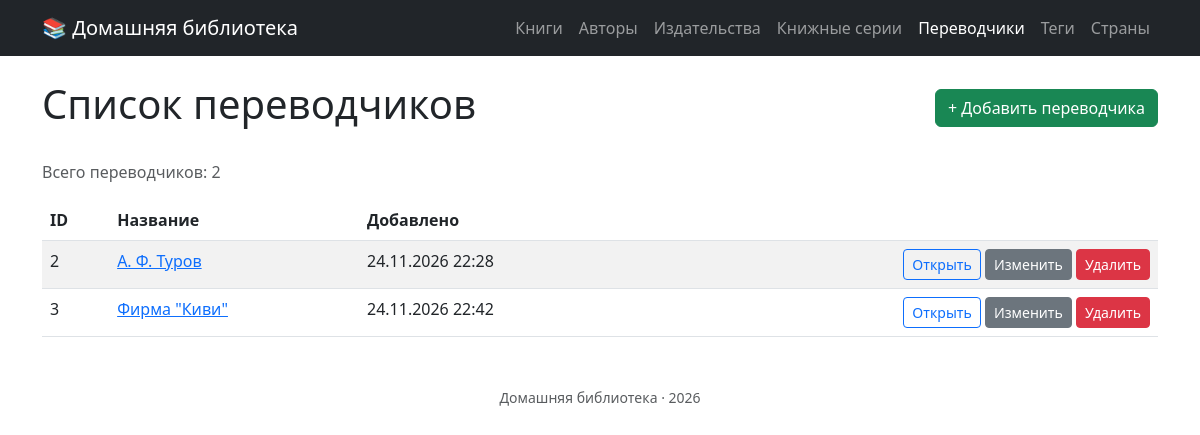
The app's page /translators with its own data.
### tables this page shows
CREATE TABLE `translators` (
  `id` int unsigned NOT NULL AUTO_INCREMENT,
  `name` varchar(200) NOT NULL,
  `created_at` datetime NOT NULL DEFAULT CURRENT_TIMESTAMP,
  `updated_at` datetime NOT NULL DEFAULT CURRENT_TIMESTAMP ON UPDATE CURRENT_TIMESTAMP,
  `description` text,
  PRIMARY KEY (`id`),
  UNIQUE KEY `uq_translators_name` (`name`)
);

### src/Presentation/View/render.php (called while the page is built, shortened)
<?php
function render(string $template, array $data = []): string
{
    extract($data, EXTR_SKIP);
    require BASE_PATH . "/src/Presentation/View/{$template}.php";
    return ob_get_clean();
}

### src/Presentation/Controller/TranslatorController.php (called while the page is built, shortened)
<?php
final class TranslatorController
{
    public function index(): void{
        $translators = $this->translatorRepo->all();
        $total = $this->translatorRepo->count();
        $title = 'Список переводчиков';
        $data = [
            'translators' => $translators,
            'title' => $title,
            'total' => $total,
        ];
        $content = render('translator/index', $data);
        require BASE_PATH . '/src/Presentation/View/layout.php';
    }
}

### public/index.php (called while the page is built, shortened)
<?php
require BASE_PATH . '/src/Presentation/View/render.php';
$pdo = new \PDO(
    'mysql:host=127.0.0.1;dbname=books;charset=utf8mb4',
    'root',
    '',
    [
        \PDO::ATTR_ERRMODE => \PDO::ERRMODE_EXCEPTION,
        \PDO::ATTR_DEFAULT_FETCH_MODE => \PDO::FETCH_ASSOC,
    ]
);
$bookRepo = new PdoBookRepository($pdo);
$authorRepo = new PdoAuthorRepository($pdo);
$countryRepo = new PdoCountryRepository($pdo);
$publisherRepo = new PdoPublisherRepository($pdo);
$seriesRepo = new PdoSeriesRepository($pdo);
$translatorRepo = new PdoTranslatorRepository($pdo);
$tagRepo = new PdoTagRepository($pdo);
$bookController = new BookController($bookRepo, $authorRepo, $countryRepo, $publisherRepo, $seriesRepo, $translatorRepo, $tagRepo);
$authorController = new AuthorController($bookRepo, $authorRepo);
$countryController = new CountryController($countryRepo);
$publisherController = new PublisherController($publisherRepo, $bookRepo, $authorRepo);
$seriesController = new SeriesController($seriesRepo, $bookRepo, $authorRepo);
$translatorController = new TranslatorController($translatorRepo, $bookRepo, $authorRepo);
$tagController = new TagController($tagRepo, $bookRepo, $authorRepo);
$router = new Router();
$router->get('/', function() {
    $title = 'Главная';
    $content = render('home');
    require BASE_PATH . '/src/Presentation/View/layout.php';
});
$router->get('/books', function() use($bookController){
    $bookController->index();
});
$router->get('/books/create', function () use ($bookController){
    $bookController->create();
});
$router->post('/books', function () use ($bookController) {
    $bookController->store();
});
$router->get('/books/{id}/edit', function ($id) use ($bookController){
    $bookController->edit((int) $id);
});
$router->post('/books/{id}', function ($id) use ($bookController) {
    $bookController->update((int) $id);
});
$router->post('/books/{id}/delete', function ($id) use ($bookController){
    $bookController->delete((int) $id);
});
$router->get('/books/{id}', function ($id) use ($bookController){
    $bookController->show((int) $id);
});
$router->get('/authors', function () use ($authorController) {
    $authorController->index();
});
$router->get('/authors/create', function () use ($authorController){
    $authorController->create();
});
$router->post('/authors', function () use ($authorController) {
    $authorController->store();
});
$router->get('/authors/{id}/edit', function ($id) use ($authorController){
    $authorController->edit((int) $id);
});
$router->post('/authors/{id}', function ($id) use ($authorController) {
    $authorController->update((int) $id);
});
$router->post('/authors/{id}/delete', function ($id) use ($authorController){
    $authorController->delete((int) $id);
});
$router->get('/authors/{id}', function ($id) use ($authorController) {
    $authorController->show((int) $id);
});
$router->get('/countries', function() use($countryController){
    $countryController->index();
});
$router->get('/countries/create', function() use($countryController){
    $countryController->create();
});
$router->post('/countries', function() use($countryController){
    $countryController->store();
});
$router->get('/countries/{id}/edit', function($id) use ($countryController){
    $countryController->edit((int) $id);
});
$router->post('/countries/{id}', function($id) use ($countryController){
    $countryController->update((int) $id);
});
$router->post('/countries/{id}/delete', function($id) use ($countryController){
    $countryController->delete((int) $id);
});
$router->get('/publishers', function () use ($publisherController) {
    $publisherController->index();
});
$router->get('/publishers/create', function () use ($publisherController) {
    $publisherController->create();
});
$router->post('/publishers', function () use ($publisherController) {
    $publisherController->store();
});
$router->get('/publishers/{id}/edit', function ($id) use ($publisherController) {
    $publisherController->edit((int) $id);
});
$router->post('/publishers/{id}', function ($id) use ($publisherController) {
    $publisherController->update((int) $id);
});
$router->post('/publishers/{id}/delete', function ($id) use ($publisherController) {
    $publisherController->delete((int) $id);
});
$router->get('/series', function () use ($seriesController) {
    $seriesController->index();
});
$router->get('/series/create', function () use ($seriesController) {
    $seriesController->create();
});
$router->post('/series', function () use ($seriesController) {
    $seriesController->store();
});
$router->get('/series/{id}/edit', function ($id) use ($seriesController) {
    $seriesController->edit((int) $id);
});
$router->post('/series/{id}', function ($id) use ($seriesController) {
    $seriesController->update((int) $id);
});
$router->post('/series/{id}/delete', function ($id) use ($seriesController) {
    $seriesController->delete((int) $id);
});
$router->get('/publishers/{id}', function ($id) use ($publisherController) {
    $publisherController->show((int) $id);
});
$router->get('/series/{id}', function ($id) use ($seriesController) {
    $seriesController->show((int) $id);
});
$router->get('/translators', function () use ($translatorController) {
    $translatorController->index();
});
$router->get('/translators/create', function () use ($translatorController) {
    $translatorController->create();
});
$router->post('/translators', function () use ($translatorController) {
    $translatorController->store();
});
$router->get('/translators/{id}/edit', function ($id) use ($translatorController) {
    $translatorController->edit((int) $id);
});
$router->post('/translators/{id}', function ($id) use ($translatorController) {
    $translatorController->update((int) $id);
});
$router->post('/translators/{id}/delete', function ($id) use ($translatorController) {
    $translatorController->delete((int) $id);
});
$router->get('/translators/{id}', function ($id) use ($translatorController) {
    $translatorController->show((int) $id);
});
$router->get('/tags', function () use ($tagController) {
    $tagController->index();
});
$router->get('/tags/create', function () use ($tagController) {
    $tagController->create();
});
$router->post('/tags', function () use ($tagController) {
    $tagController->store();
});
$router->get('/tags/{id}/edit', function ($id) use ($tagController) {
    $tagController->edit((int) $id);
});
$router->post('/tags/{id}', function ($id) use ($tagController) {
    $tagController->update((int) $id);
});
$router->post('/tags/{id}/delete', function ($id) use ($tagController) {
    $tagController->delete((int) $id);
});
$router->get('/tags/{id}', function ($id) use ($tagController) {
    $tagController->show((int) $id);
});
$router->run($_SERVER['REQUEST_URI'], $_SERVER['REQUEST_METHOD']);

### src/Infrastructure/Database/PdoTranslatorRepository.php (called while the page is built, shortened)
<?php
final class PdoTranslatorRepository implements TranslatorRepositoryInterface
{
    public function all(int $limit = 100, int $offset = 0): array{
        $stmt = $this->pdo->prepare(
            "SELECT * FROM translators ORDER BY name LIMIT :limit OFFSET :offset"
        );
        $stmt->bindValue('limit', (int)$limit, \PDO::PARAM_INT);
        $stmt->bindValue('offset', (int)$offset, \PDO::PARAM_INT);
        $stmt->execute();
        $rows = $stmt->fetchAll(\PDO::FETCH_ASSOC);
        $translators = [];
        foreach($rows as $row){
            $translators[] = Translator::reconstitute(
                id: (int)$row['id'],
                name: $row['name'],
                description: $row['description'],
                createdAt: new \DateTimeImmutable($row['created_at']),
                updatedAt: new \DateTimeImmutable($row['updated_at'])
            );
        }
        return $translators;
    }
    public function count(): int{
        $stmt = $this->pdo->prepare(
            "SELECT COUNT(*) FROM translators"
        );
        $stmt->execute();
        return (int)$stmt->fetchColumn();
    }
}

### src/Domain/Translator/Translator.php (called while the page is built, shortened)
<?php
final class Translator
{
    public static function reconstitute(
        int $id,
        string $name,
        ?string $description,
        \DateTimeImmutable $createdAt,
        \DateTimeImmutable $updatedAt
    ): self{
        return new self(
            id: $id,
            name: $name,
            description: $description,
            createdAt: $createdAt,
            updatedAt: $updatedAt
        );
    }
    public function id(): int{
        return $this->id;
    }
    public function name(): string{
        return $this->name;
    }
    public function createdAt(): \DateTimeImmutable{
        return $this->createdAt;
    }
}

### src/Presentation/View/translator/index.php (the view)
<div class="d-flex justify-content-between align-items-center mb-4">
    <h1><?= htmlspecialchars($title) ?></h1>
    <a href="/translators/create" class="btn btn-success">+ Добавить переводчика</a>
</div>
<?php if ($translators === []): ?>
    <div class="alert alert-info">Пока нет переводчиков.</div>
<?php else: ?>
    <p class="text-muted">Всего переводчиков: <?= $total ?></p>
    <table class="table table-striped table-hover">
        <thead>
        <tr>
            <th>ID</th>
            <th>Название</th>
            <th>Добавлено</th>
            <th></th>
        </tr>
        </thead>
        <tbody>
        <?php foreach ($translators as $translator): ?>
            <tr>
                <td><?= $translator->id() ?></td>
                <td><a href="/translators/<?= $translator->id() ?>"><?= htmlspecialchars($translator->name()) ?></a></td>
                <td><?= $translator->createdAt()->format('d.m.Y H:i') ?></td>
                <td class="text-end">
                    <a href="/translators/<?= $translator->id() ?>" class="btn btn-sm btn-outline-primary">Открыть</a>
                    <a href="/translators/<?= $translator->id() ?>/edit" class="btn btn-sm btn-secondary">Изменить</a>
                    <form action="/translators/<?= $translator->id() ?>/delete" method="post" class="d-inline" onsubmit="return confirm('Удалить переводчика?')">
                        <button type="submit" class="btn btn-sm btn-danger">Удалить</button>
                    </form>
                </td>
            </tr>
        <?php endforeach; ?>
        </tbody>
    </table>
<?php endif; ?>

### src/Presentation/Router.php (shortened to what this page needs)
<?php
final class Router
{
    private array $routes = [];
    public function  get(string $path, callable $handler): void{
        $this->routes['GET'][$path] = $handler;
    }
    public function post(string $path, callable $handler): void{
        $this->routes['POST'][$path] = $handler;
    }
    public function run(string $uri, string $method = 'GET'): void{
        $path = parse_url($uri, PHP_URL_PATH);
        foreach($this->routes[$method] as $route => $handler){
            $pattern = preg_replace('#\{[^}]+\}#', '([^/]+)', $route);
            $pattern = '#^' . $pattern . '$#';
            if (preg_match($pattern, $path, $matches)) {
                array_shift($matches);
                $handler(...$matches);
                return;
            }
        }
    }
}

### records on screen
translators: id "2", name "А. Ф. Туров", format "24.11.2026 22:28"
translators: id "3", name "Фирма \"Киви\"", format "24.11.2026 22:42"

### other values on screen
$item['label'] "Книги"
$item['label'] "Авторы"
$item['label'] "Издательства"
$item['label'] "Книжные серии"
$item['label'] "Переводчики"
$item['label'] "Теги"
$item['label'] "Страны"
$total "2"
